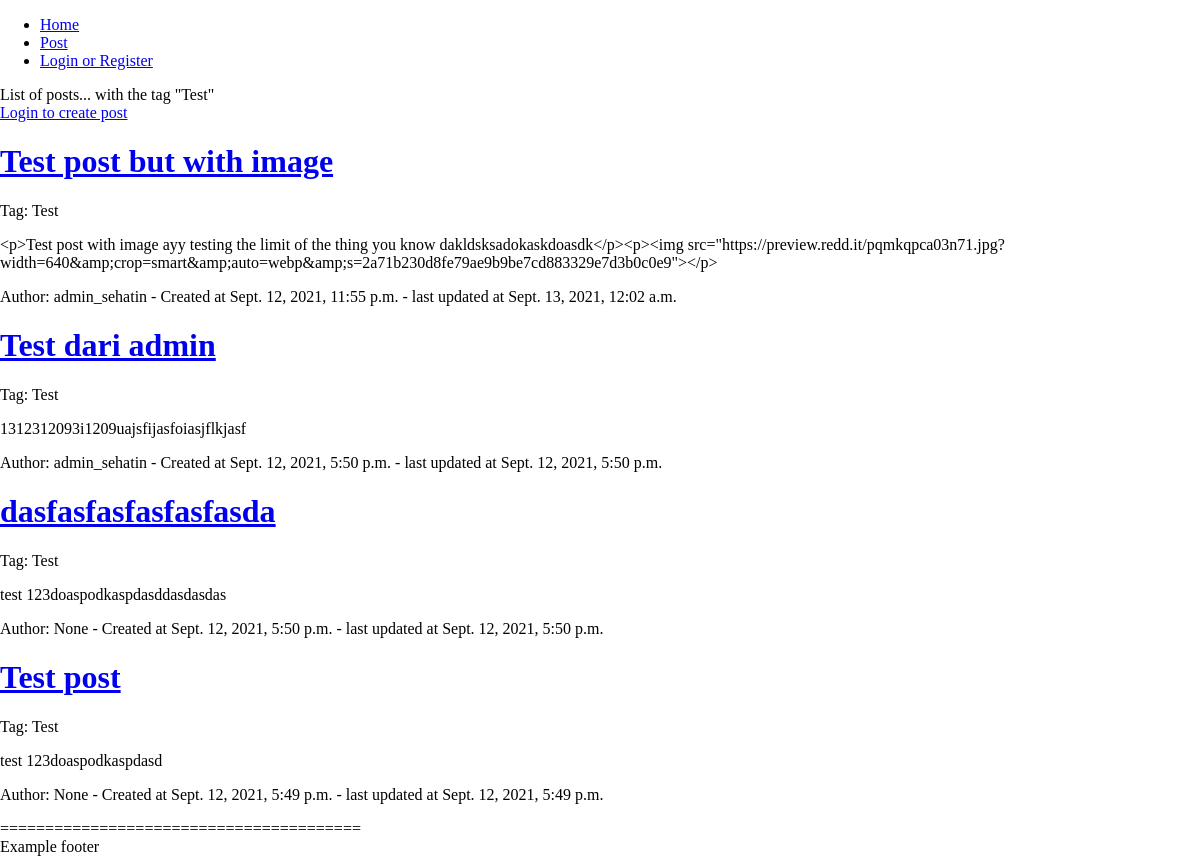
Before: /post/tag/Test with the older database file.
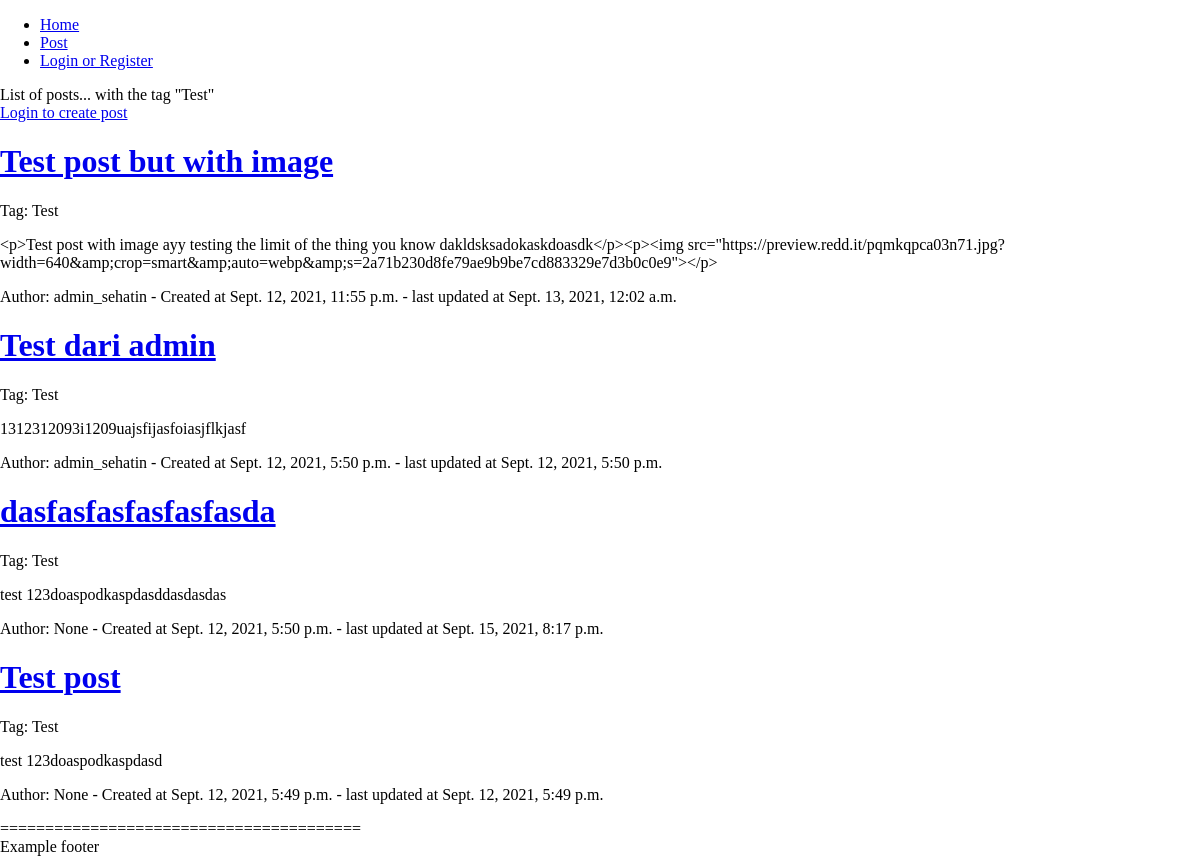
After: the same page with the newer database file.
### sehat_in_webproject/models.py (models this page shows)
class Post(models.Model): # Post
    id = models.AutoField(primary_key=True)
    title = models.CharField(max_length=200)
    content = models.TextField()
    tag = models.ForeignKey(Tag, on_delete=models.CASCADE, null=True)
    created_at = models.DateTimeField(auto_now_add=True)
    updated_at = models.DateTimeField(auto_now=True)
    user = models.ForeignKey(User, on_delete=models.SET_NULL, null=True)
    likes = models.IntegerField(default=0)
    comments = models.IntegerField(default=0)

class Tag(models.Model): # Tag of a post, will be generated by admin only
    name = models.CharField(max_length=50)

### sehat_in_webproject/views.py (the view)
# urls.py: path('post/tag/<str:tagName>', views.post_Tag, name='post/tag'),
def post_Tag(request, tagName):
    tag = Tag.objects.get(name=tagName)
    if tag is not None:
        posts = Post.objects.filter(tag=tag)
        return render(request, 'post/tag.html', {'posts': posts.order_by('-created_at'), 'tag': tag})
    else:
        raise Http404

### templates/post/tag.html (shortened to what this page needs)
<!DOCTYPE html>
<html lang="en">
{% load static %}
<head>
    <link rel="stylesheet" type="text/css" href="{% static 'css/style.css' %}">
</head>
<body>
    {% include 'templates/header.html' %}
    List of posts... with the tag "{{ tag.name }}"
    <br>
    {% if user.is_authenticated %}
        <a class="button" href="/post/create">Create Post</a>
    {% else %}
        <a class="button" href="/auth/login">Login to create post</a>
    {% endif %}
    {% for post in posts %}
    <div class="post-lists">
        <h1><a href="post/{{ post.id }}">{{ post.title }}</a></h1>
        <p>Tag: {{ post.tag.name }}</p>
        <p>{{ post.content }}</p>
        <p> Author: {{ post.user }} - Created at {{ post.created_at }} - last updated at {{ post.updated_at }}</p>
    </div>
    {% endfor %}
    {% include 'templates/footer.html' %}
</body>
</html>

Changed rows visible on the page:
changed Post "dasfasfasfasfasfasda": updated_at "Sept. 12, 2021, 5:50 p.m." → "Sept. 15, 2021, 8:17 p.m."
